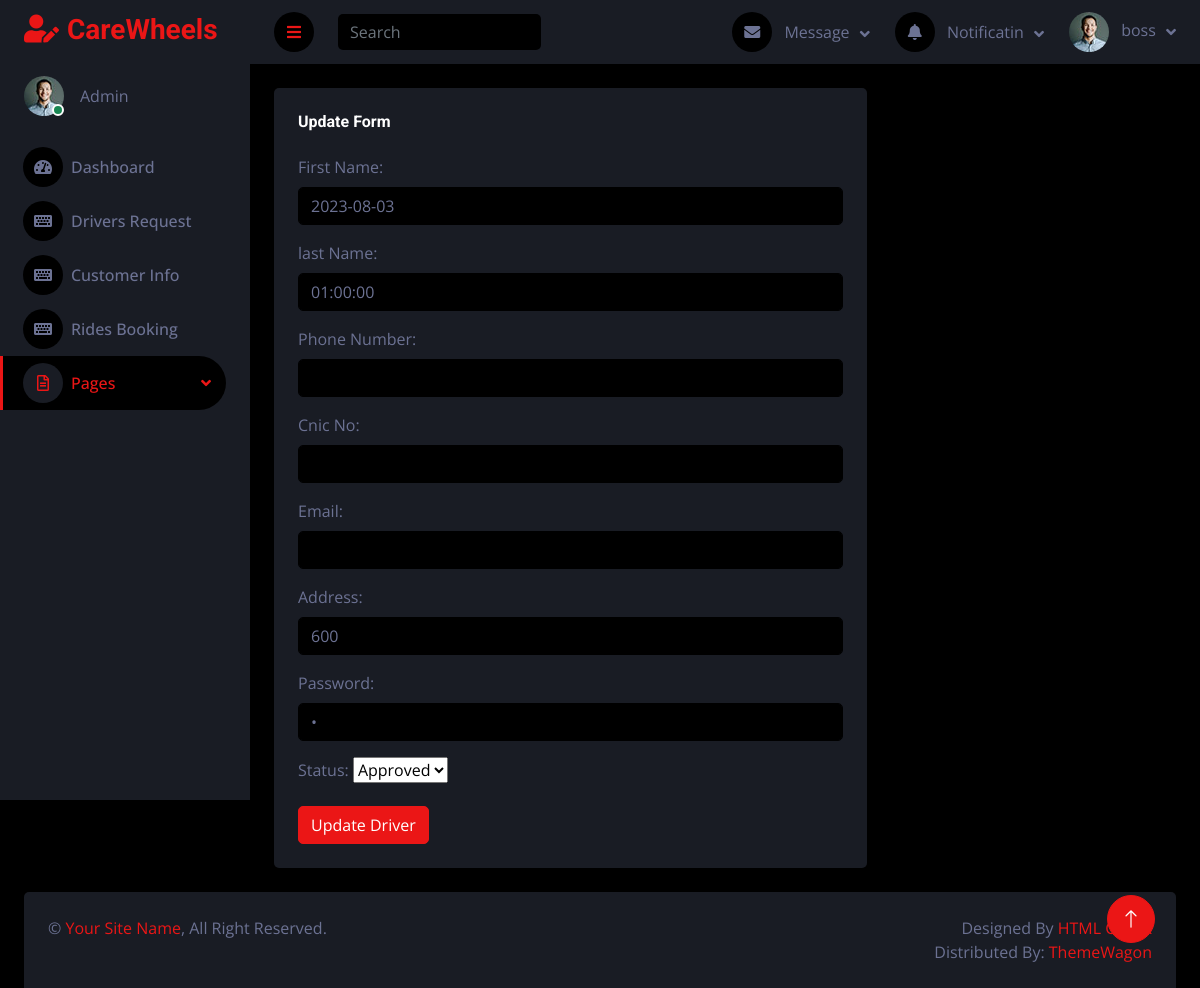
The page /admin/manage_ride.php (signed in) on the database its author committed.
### tables this page shows
CREATE TABLE `booking` (
  `booking_id` int(11) NOT NULL,
  `pickup_date` date NOT NULL,
  `pickup_time` time NOT NULL,
  `pickup_location` varchar(55) NOT NULL,
  `dropoff_location` varchar(55) NOT NULL,
  `distance_km` int(11) DEFAULT NULL,
  `price` int(11) DEFAULT NULL,
  `c_id` int(11) DEFAULT NULL,
  `d_id` int(11) DEFAULT NULL,
  `service_id` int(11) DEFAULT NULL,
  `v_id` int(11) DEFAULT NULL,
  `status` varchar(55) DEFAULT NULL
);

### admin/manage_ride.php (the view, shortened to what this page needs)
<?php
require("connect.php");
if($_SESSION["d_email"]){
?>
<!DOCTYPE html>
<html lang="en">
<head>
    <link href="https://cdnjs.cloudflare.com/ajax/libs/font-awesome/5.10.0/css/all.min.css" rel="stylesheet">
    <link href="https://cdn.jsdelivr.net/npm/bootstrap-icons@1.4.1/font/bootstrap-icons.css" rel="stylesheet">
    <link href="lib/owlcarousel/assets/owl.carousel.min.css" rel="stylesheet">
    <link href="lib/tempusdominus/css/tempusdominus-bootstrap-4.min.css" rel="stylesheet" />
    <link href="css/bootstrap.min.css" rel="stylesheet">
    <link href="css/style.css" rel="stylesheet">
</head>
<body>
<div class="page-wrapper">
<?php
include("sidebar.php");
?>
<?php
$query = "SELECT * FROM `booking` JOIN `customers_info` ON `booking`.`c_id` = `customers_info`.`c_id` JOIN `services` ON `booking`.`service_id`= `services`.`service_id`";
$result = mysqli_query($conn,$query);
$row = mysqli_fetch_row($result);
?>
<div class="container-fluid pt-4 px-4">
                <div class="row">
<div class="col-lg-12 col-xl-8">
                        <div class="bg-secondary rounded h-100 p-4">
                            <h6 class="mb-4">Update Form</h6>
                            <form method="POST" action="">
                                <div class="mb-3">
                                    <label for="" class="form-label">First Name:</label>
                                    <input type="text" class="form-control" name="d_fname" value="<?php echo $row['1'];?>" id="">
                                </div>
                                <div class="mb-3">
                                    <label for="" class="form-label">last Name:</label>
                                    <input type="text" class="form-control" name="d_lname" value="<?php echo $row['2'];?>" id="">
                                </div>
                                <div class="mb-3">
                                    <label for="" class="form-label">Phone Number:</label>
                                    <input type="number" class="form-control" name="d_phone" value="<?php echo $row['3'];?>" id="">
                                </div>
                                <div class="mb-3">
                                    <label for="" class="form-label">Cnic No:</label>
                                    <input type="number" class="form-control" name="cnic" value="<?php echo $row['4'];?>" id="">
                                </div>
                                <div class="mb-3">
                                    <label for="" class="form-label">Email:</label>
                                    <input type="email" class="form-control" name="d_email" value="<?php echo $row['5'];?>" id="">
                                </div>
                                <div class="mb-3">
                                    <label for="" class="form-label">Address:</label>
                                    <input type="text" class="form-control" name="d_address" value="<?php echo $row['6'];?>" id="">
                                </div>
                                <div class="mb-3">
                                    <label for="" class="form-label">Password:</label>
                                    <input type="password" class="form-control" name="d_password" value="<?php echo $row['7'];?>" id="">
                                </div>
                                <div class="mb-3">
                                    <label for="" class="form-label">Status:</label>
                                    <select name="d_status" value="<?php echo $row['8'];?>" id="">
                                     <option value="Approved">Approved</option>
                                    </select>
                                </div>
                                <button type="submit" name="update" class="btn btn-primary">Update Driver</button>
                            </form>
                        </div>
                    </div>
                    </div>
                    </div>
</div>
        <a href="#" class="btn btn-lg btn-primary btn-lg-square back-to-top"><i class="bi bi-arrow-up"></i></a>
    <?php
include('footer.php');
?>
</body>
</html>
<?php
}
else{
    header("location:signin.php");
}
?>

### admin/css/style.css (style rules this page uses)
:root { --primary: #EB1616; --secondary: #191C24; --light: #6C7293; --dark: #000000; }
.back-to-top { position: fixed; display: none; right: 45px; bottom: 45px; z-index: 99; }
.btn { transition: .5s; }
.btn-lg-square { width: 48px; height: 48px; }
.btn-square, .btn-sm-square, .btn-lg-square { padding: 0; display: inline-flex; align-items: center; justify-content: center; font-weight: normal; border-radius: 50px; }

### rows shown on the page
booking: d_fname "2023-08-03", d_lname "01:00:00", d_address "600", d_status "Approved"

### other values the page prints
$_SESSION['d_fname'] "boss"
